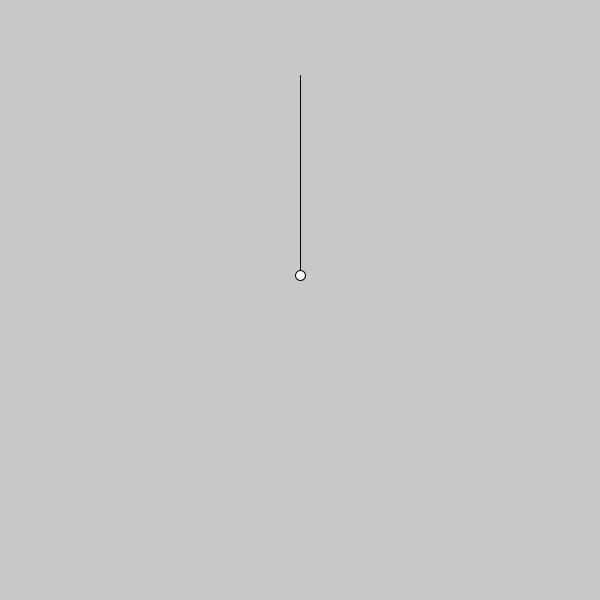
Frame 1 (no input)
Frame 60 (the mouse pressed at the canvas centre just before this capture): identical to frame 1, image omitted
Frame 120 (the mouse held since frame 60 and released just before this capture): identical to frame 1, image omitted

The Processing sketch that drew this single still picture (run headless with seeded random() and noise(); from frame 60 on, the mouse is pressed at the canvas centre):

// Processing sketch: yeet
// ── yeet.pde
boolean running = false;
float gravity = 9.80665;

class pendulum{
  float stringX = 0;
  float stringY = 0;
  float angle = 0;
  float stringLength = 200;
  float masse = 10; //in kg
  float px;
  float py;
  
  void calculatePosition(){
    this.px = this.stringX + sin(this.angle) * stringLength;
    this.py = this.stringY + cos(this.angle) * stringLength;
  }

}

pendulum pendule = new pendulum();

void setup(){
  size(600, 600);
}

void draw(){
  translate(width/2, height/8);
  background(200);
  
  pendule.calculatePosition();
  line(pendule.stringX,pendule.stringY,pendule.px,pendule.py);
  circle(pendule.px,pendule.py,10);
  
  if(running){
    
  }
}

void mouseDragged(){
  float x = mouseX - width/2;
  float y = mouseY - height/8;
  if(y != 0){
    pendule.angle =  atan(x/y);
  }else if(x != 0){
    pendule.angle =  PI/2 - atan(y/x);
  }
}
